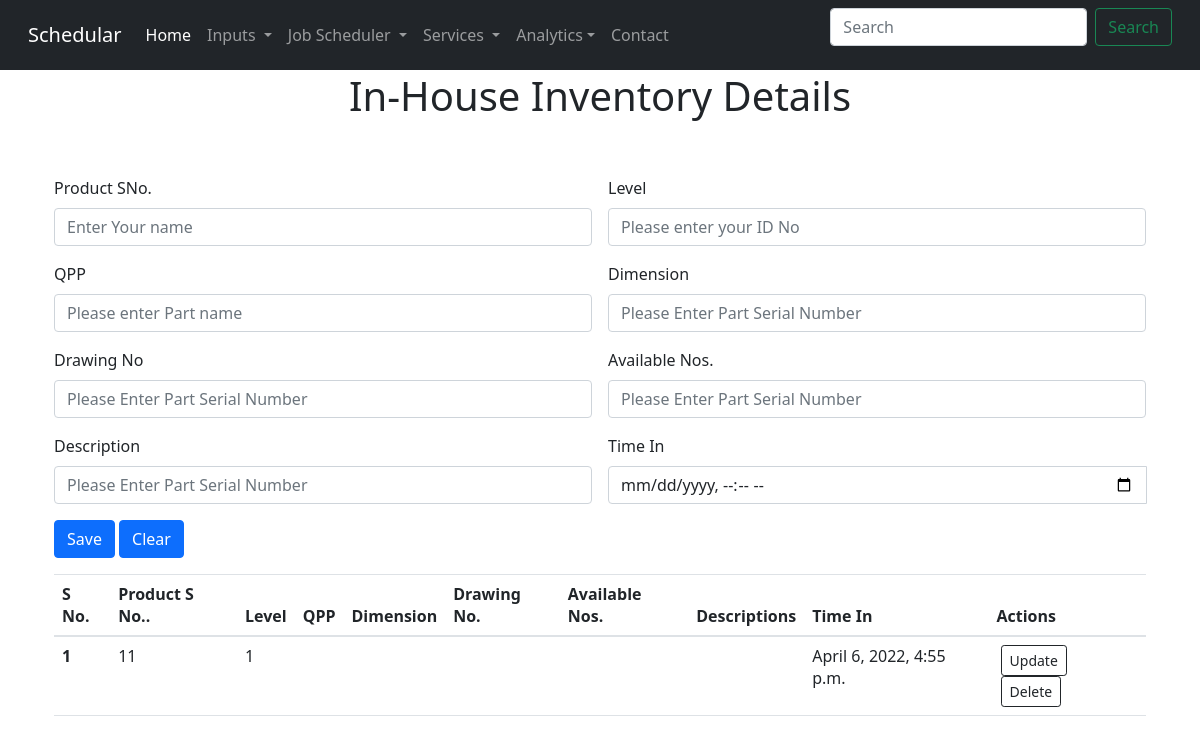
Page /inv on the earlier database version.
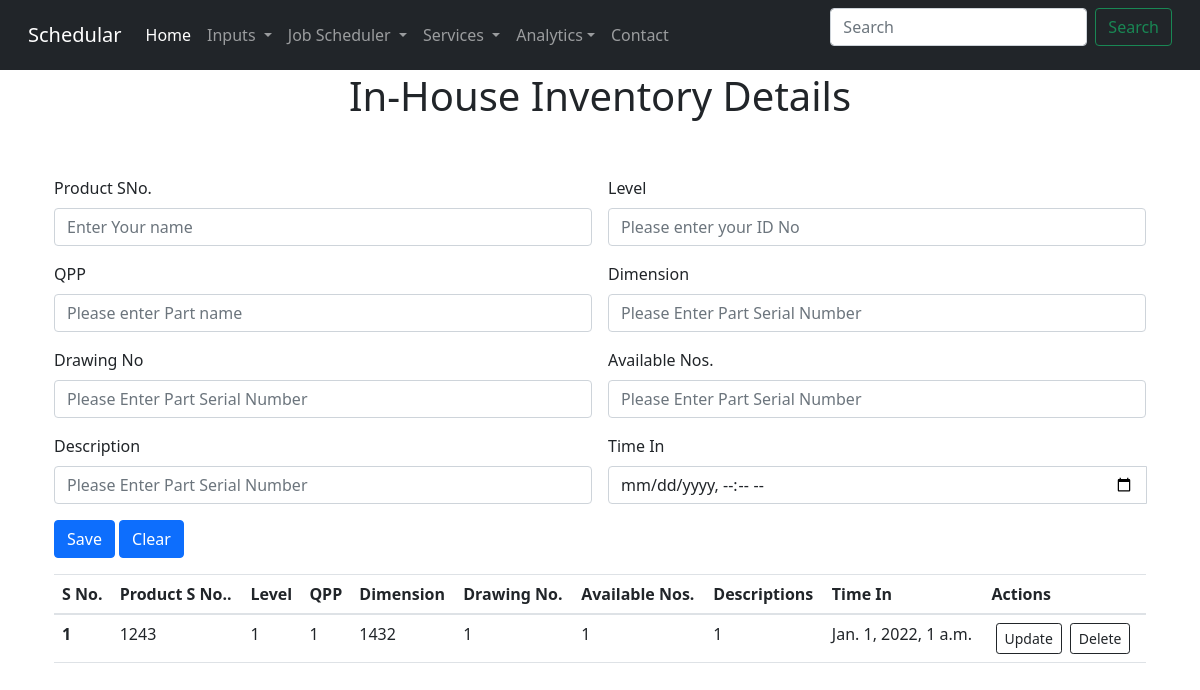
Same page on the later database version.
### inventory/models.py (models this page shows)
class inhouseInventory(models.Model):
    sno=models.IntegerField(primary_key=True,default=0)
    productSno=models.CharField(max_length=122,default=0)
    level=models.CharField(max_length=122,default=0)
    qpp=models.CharField(max_length=122,default=0)
    dimension=models.CharField(max_length=122,default=0)
    drawingno=models.CharField(max_length=122,default=0)
    availableNos=models.CharField(max_length=122,default=0)
    description=models.CharField(max_length=122,default=0)
    timein=models.DateTimeField(null=True)
    date=models.DateField()

### inventory/views.py (the view, shortened to what this page needs)
# urls.py: path('inv',include('inventory.urls')),
@csrf_protect
def inventory(request):
    inhouseInvs=inhouseInventory.objects.all()
    return render(request,"inventory/inHouseInv.html",{'inhouseInvs':inhouseInvs})

### templates/inventory/inHouseInv.html (shortened to what this page needs)
{% extends 'base.html' %}
{% block body %}
<div class="container px-4 pt-4">
    <h1 class="text-center pt-5">In-House Inventory Details</h1>
    <form class="row g-3 pt-5" method="post" action= "/inv">
        <div class="col-6">
            <label for="productSno" class="form-label">Product SNo.</label>
            <input type="text" class="form-control" id="productSno" placeholder="Enter Your name" name="productSno">
        </div>
        <div class="col-6">
            <label for="level" class="form-label">Level</label>
            <input type="text" class="form-control" id="level" placeholder="Please enter your ID No" name="level">
        </div>
        <div class="col-6">
            <label for="qpp" class="form-label">QPP</label>
            <input type="Number" class="form-control" id="qpp" placeholder="Please enter Part name" name="qpp">
        </div>
        <div class="col-6">
            <label for="dimension" class="form-label">Dimension</label>
            <input type="text" class="form-control" id="dimension" placeholder="Please Enter Part Serial Number" name="dimension">
        </div>
        <div class="col-6">
            <label for="drawingno" class="form-label">Drawing No</label>
            <input type="text" class="form-control" id="drawingno" placeholder="Please Enter Part Serial Number" name="drawingno">
        </div>
        <div class="col-6">
            <label for="availableNos" class="form-label">Available Nos.</label>
            <input type="text" class="form-control" id="availableNos" placeholder="Please Enter Part Serial Number" name="availableNos">
        </div>
        <div class="col-6">
            <label for="description" class="form-label">Description</label>
            <input type="text" class="form-control" id="description" placeholder="Please Enter Part Serial Number" name="description">
        </div>
        <div class="col-md-6">
            <label for="timein" class="form-label">Time In</label>
            <div class='input-group date' id='timein'>
                <input type='datetime-local' class="form-control" name="timein" />
            </div>
        </div>
        <div class=" container col-12">
            <button type="submit" class="btn btn-primary">Save</button>
            <button type="submit" class="btn btn-primary">Clear</button>
        </div>
    </form>
    <table class="table">
        <thead>
            <tr>
                <th scope="col">S No.</th>
                <th scope="col">Product S No..</th>
                <th scope="col">Level</th>
                <th scope="col">QPP</th>
                <th scope="col">Dimension</th>
                <th scope="col">Drawing No.</th>
                <th scope="col">Available Nos.</th>
                <th scope="col">Descriptions</th>
                <th scope="col">Time In</th>
                <th scope="col">Actions</th>
            </tr>
        </thead>
        <tbody>
            {% if inhouseInvs|length > 0 %}
                {% for inhouseInv in inhouseInvs %}
                    <tr>
                        <th scope="row">{{forloop.counter}}</th>
                        <td>{{inhouseInv.productSno}}</td>
                        <td>{{inhouseInv.level}}</td>
                        <td>{{inhouseInv.qpp}}</td>
                        <td>{{inhouseInv.dimension}}</td>
                        <td>{{inhouseInv.drawingno}}</td>
                        <td>{{inhouseInv.availableNos}}</td>
                        <td>{{inhouseInv.description}}</td>
                        <td>{{inhouseInv.timein}}</td>
                        <td>
                            <a href="/invUpdate/{{forloop.counter}}" type="button" class="btn btn-outline-dark btn-sm mx-1">Update</button>
                            <a href="/delete/{{inhouseInv.sno}}" type="button" class="btn btn-outline-dark btn-sm mx-1">Delete</button>
                        </td>
                    </tr>
                {% endfor %}
            {% endif %}
        </tbody>
    </table>
</div>
{% endblock body %}

### templates/base.html (shortened to what this page needs)
<html lang="en">
    <head>
     <link rel="stylesheet" href="https://stackpath.bootstrapcdn.com/bootstrap/4.5.0/css/bootstrap.min.css">
     <link href="https://cdn.jsdelivr.net/npm/bootstrap@5.1.3/dist/css/bootstrap.min.css" rel="stylesheet" id="bootstrap-css">
     <link href ="static/stylesheet.css">
    </head>
  <body>
     <nav class="navbar navbar-expand-sm navbar-dark bg-dark fixed-top">
        <div class="container-fluid">
          <a class="navbar-brand" href={% url 'productionSchedualar' %}>Schedular</a>
          <div class="collapse navbar-collapse show" id="bdNavbar">
            <ul class="navbar-nav me-auto mb-2 mb-lg-0">
              <li class="nav-item">
                <a class="nav-link active" aria-current="page" href={% url 'productionSchedualar' %}>Home</a>
              </li>
              <li class="nav-item dropdown">
                <a class="nav-link dropdown-toggle" href="#" id="navbarDropdown" role="button" data-bs-toggle="dropdown" data-bs-target="#navbarNavDarkDropdown" aria-expanded="false">
                  Inputs
                </a>
              </li>
              <li class="nav-item dropdown">
                <a class="nav-link dropdown-toggle" href="#" id="navbarDropdown" role="button" data-bs-toggle="dropdown" aria-expanded="false">
                  Job Scheduler
                </a>
              </li>
              <li class="nav-item dropdown">
                <a class="nav-link dropdown-toggle" href="/services" id="navbarDropdown" role="button" data-bs-toggle="dropdown" aria-expanded="false">
                  Services
                </a>
              </li>
              <li class="nav-item dropdown">
                <a class="nav-link dropdown-toggle" href="#" id="navbarDropdown" role="button" data-bs-toggle="dropdown" aria-expanded="false">Analytics</a>
              </li>
              <li class="nav-item">
                <a class="nav-link" href="#">Contact</a>
              </li>
            </ul>
            <form class="d-flex">
              <input class="form-control me-2" type="search" placeholder="Search" aria-label="Search">
              <button class="btn btn-outline-success" type="submit">Search</button>
            </form>
          </div>
        </div>
     </nav>
  {% block body %}{% endblock body %}
  </body>
</html>

Differences in the rows shown:
changed inhouseInventory: productSno "11" → "1243"; qpp (not shown) → "1"; dimension (not shown) → "1432"; drawingno (not shown) → "1"; availableNos (not shown) → "1"; description (not shown) → "1"; timein "April 6, 2022, 4:55 p.m." → "Jan. 1, 2022, 1 a.m."
